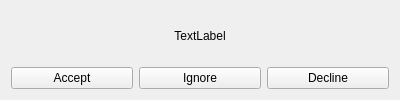
<?xml version="1.0" encoding="UTF-8"?>
<ui version="4.0">
 <class>DrawOfferWindow</class>
 <widget class="QWidget" name="DrawOfferWindow">
  <property name="geometry">
   <rect>
    <x>0</x>
    <y>0</y>
    <width>400</width>
    <height>100</height>
   </rect>
  </property>
  <property name="windowTitle">
   <string>Draw Offer</string>
  </property>
  <property name="windowIcon">
   <iconset theme="weather-fog"/>
  </property>
  <layout class="QGridLayout" name="gridLayout">
   <item row="3" column="1">
    <widget class="QPushButton" name="accept">
     <property name="text">
      <string>Accept</string>
     </property>
    </widget>
   </item>
   <item row="3" column="2">
    <widget class="QPushButton" name="ignore">
     <property name="text">
      <string>Ignore</string>
     </property>
    </widget>
   </item>
   <item row="3" column="3">
    <widget class="QPushButton" name="decline">
     <property name="text">
      <string>Decline</string>
     </property>
    </widget>
   </item>
   <item row="0" column="1" colspan="3">
    <widget class="QLabel" name="proposal">
     <property name="text">
      <string>TextLabel</string>
     </property>
     <property name="alignment">
      <set>Qt::AlignCenter</set>
     </property>
    </widget>
   </item>
  </layout>
 </widget>
 <resources/>
 <connections/>
</ui>
